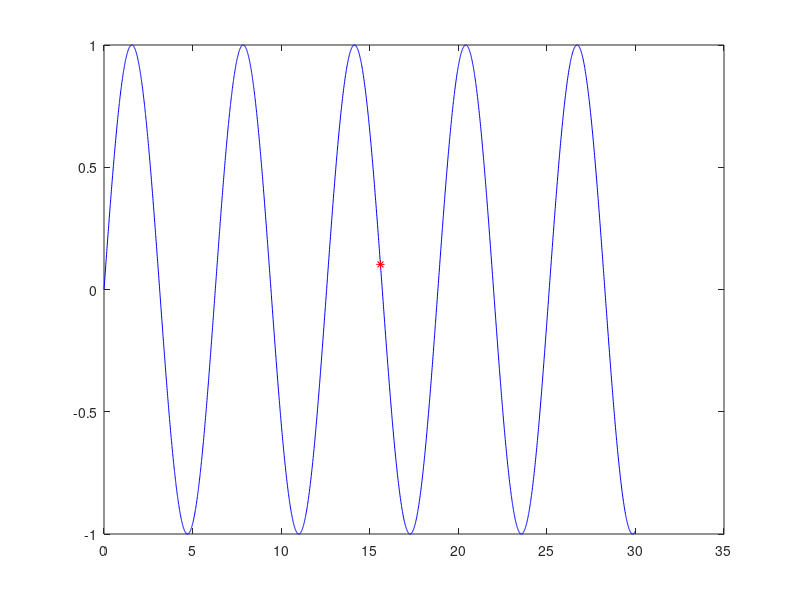

MATLAB code for this plot:
clear tcurrent

tstart = tic
i = 1;
tcurrent(i) = 0;
tcurrent(i) = toc(tstart);

x = 0;

while tcurrent(i) < 30
    i = i+1;
    cla
	tcurrent(i) = toc(tstart);
    x = x + 0.005;
    
    y = sin(tcurrent);
   
    plot(tcurrent, y, 'b');
    drawnow
    
    y = sin(x);
    
    hold on
    plot(x,y,'r:*');
        
	drawnow
    hold on
end

